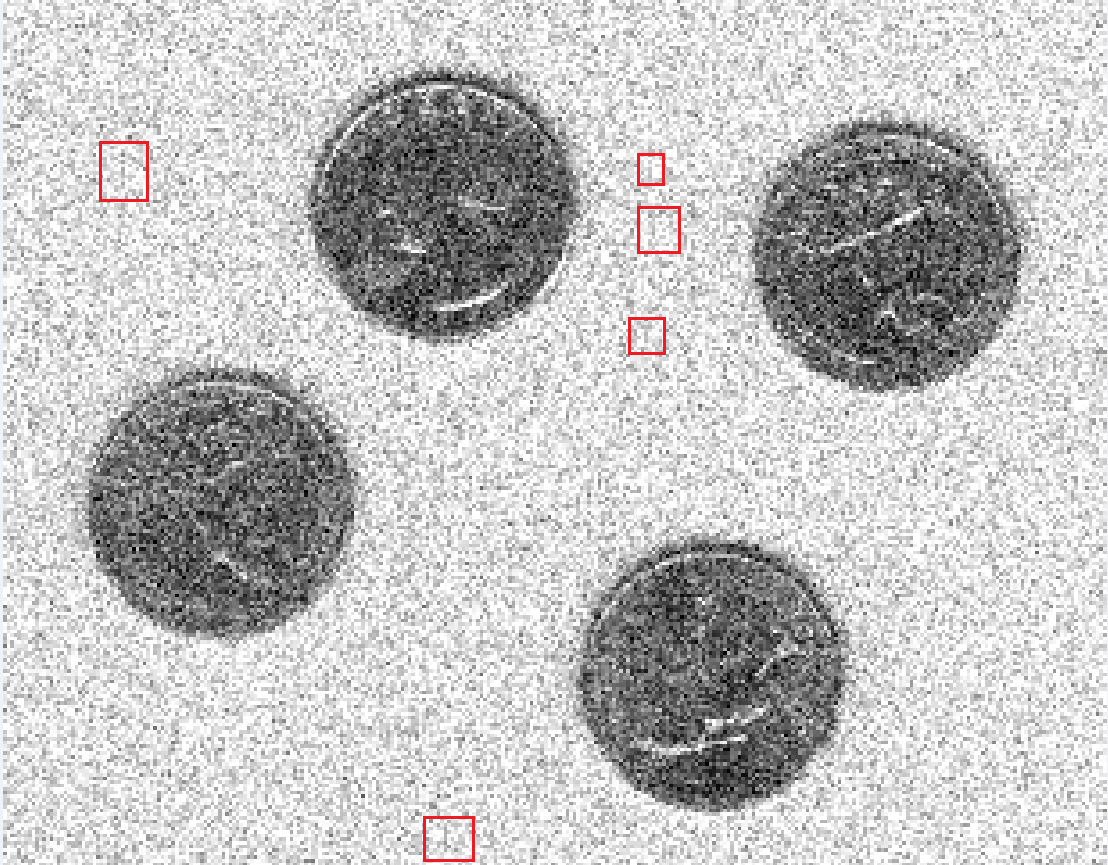
#> input picture images/noise.png, 1108 x 865 px
$ python blurring.py
#> lines starting #> are read from the running program, lines starting #| are printed output that depends on the picture
#Importando biblioteca do OpenCV
import cv2
#Importando biblioteca de visualização de gráficos
import numpy as np

imagem = cv2.imread('../images/noise.png')
#> imagem is the input picture: shape (865, 1108, 3); mean B, G, R 194.4, 194.4, 194.9

h,w,_ = imagem.shape
#> h = 865; w = 1108

imagem = cv2.resize(imagem, (round(.25 * w), round(.25 * h)), (w,h))
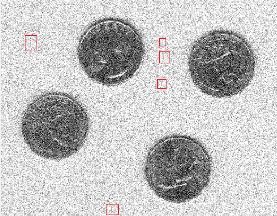
#> imagem: shape (216, 277, 3); mean B, G, R 194.4, 194.4, 194.8

#Aplicando filtro de média
media = np.hstack([cv2.blur(imagem, (3, 3)),cv2.blur(imagem, (5, 5)),cv2.blur(imagem, (7, 7))])
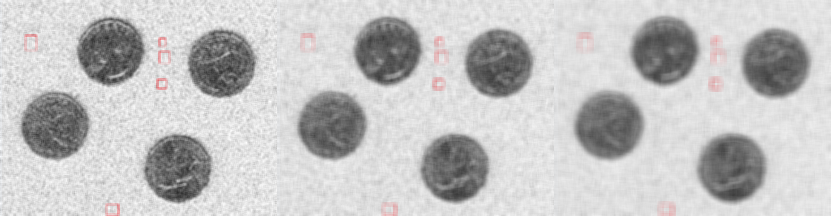
#> media: shape (216, 831, 3); mean B, G, R 194.4, 194.3, 194.8
cv2.imshow("Filtro de media", media)

#Aplicando filtro gaussiano
gaussiano = np.hstack([cv2.GaussianBlur(imagem, (3, 3), 0),cv2.GaussianBlur(imagem, (5, 5), 0),cv2.GaussianBlur(imagem, (7, 7), 0)])
cv2.imshow("Filtro Gaussiano", gaussiano)

#Aplicando filtro de mediana
mediana = np.hstack([cv2.medianBlur(imagem, 3),cv2.medianBlur(imagem, 5),cv2.medianBlur(imagem, 7)])
cv2.imshow("Filtro de mediana", mediana)
cv2.waitKey(0)
